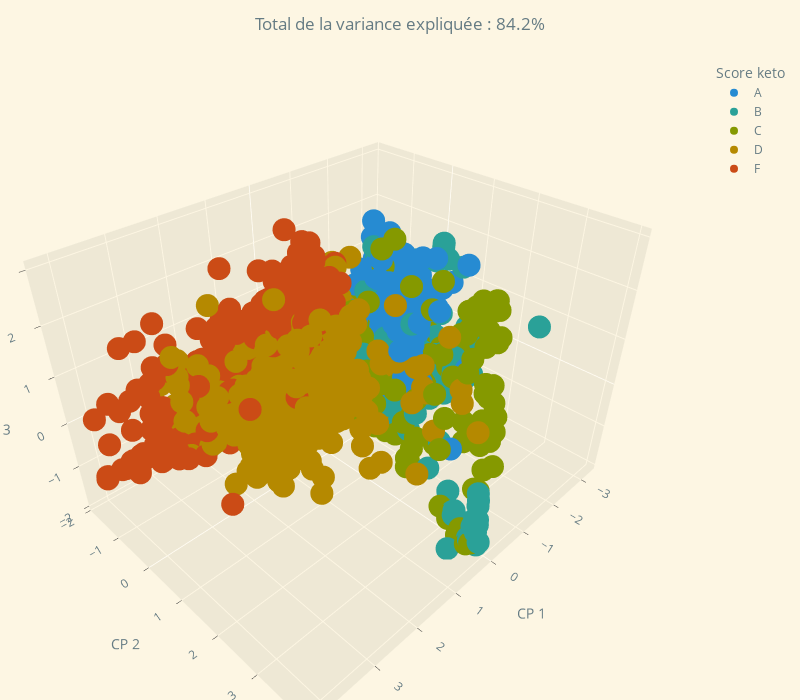

Notebook code cell kept with this figure:
### Code cell
num_per_ks_kept = 500
zcore_to_filter = 3
z_scores = stats.zscore(
    pca_df[["principal_component_1", "principal_component_2", "principal_component_3"]]
)
abs_z_scores = np.abs(z_scores)
filt_entries = (abs_z_scores < zcore_to_filter).all(axis=1)
filt_pca_df = pca_df[filt_entries]
reduc_dfs = []

for keto_score in ["A", "B", "C", "D", "F"]:
    reduc_dfs.append(
        filt_pca_df.loc[filt_pca_df["keto_score"] == keto_score].sample(
            n=num_per_ks_kept
        )
    )

reduc_filt_pca_df = pd.concat(reduc_dfs, axis=0)

reduc_filt_pca_df.reset_index(drop=True, inplace=True)

plt.style.use("Solarize_Light2")

fig = px.scatter_3d(
    reduc_filt_pca_df,
    x="principal_component_1",
    y="principal_component_2",
    z="principal_component_3",
    color="keto_score",
    color_discrete_sequence=theme_clrs,
    opacity=1.0,
    template="ggplot2",
    title=f"Total de la variance expliquée : {round(sum(pca_ecr) * 100, 2)}%",
    width=800,
    height=700,
)

fig.update_layout(
    legend_title="Score keto",
    scene={
        "xaxis_title": "CP 1",
        "yaxis_title": "CP 2",
        "zaxis_title": "CP 3",
        "xaxis": {
            "backgroundcolor": plt.rcParams["axes.facecolor"],
            "gridcolor": plt.rcParams["grid.color"],
        },
        "yaxis": {
            "backgroundcolor": plt.rcParams["axes.facecolor"],
            "gridcolor": plt.rcParams["grid.color"],
        },
        "zaxis": {
            "backgroundcolor": plt.rcParams["axes.facecolor"],
            "gridcolor": plt.rcParams["grid.color"],
        },
    },
    margin={"l": 0, "r": 100, "b": 0, "t": 60},
    font={"color": plt.rcParams["axes.labelcolor"]},
    paper_bgcolor=plt.rcParams["grid.color"],
)
fig.show()
print(
    f"CP 1 and 2: {round((pca_ecr[0] + pca_ecr[1]) * 100, 2)}% of total variance.\n"
    + f"CP 1 and 3: {round((pca_ecr[0] + pca_ecr[2]) * 100, 2)}% of total variance.\n"
    + f"CP 2 and 3: {round((pca_ecr[1] + pca_ecr[2]) * 100, 2)}% of total variance."
)

### Figure 1 — Plotly figure (JSON) as saved in the notebook; plotly's stock layout.template omitted (floating-point values rounded to 4 significant figures; data arrays with more than 128 entries replaced by an {"elided": "..."} marker saying what was removed)
{"data": [{"hovertemplate": "keto_score=A<br>principal_component_1=%{x}<br>principal_component_2=%{y}<br>principal_component_3=%{z}<extra></extra>", "legendgroup": "A", "marker": {"color": "#268BD2", "opacity": 1, "symbol": "circle"}, "mode": "markers", "name": "A", "scene": "scene", "showlegend": true, "type": "scatter3d", "x": {"elided": "500 float values"}, "y": {"elided": "500 float values"}, "z": {"elided": "500 float values"}}, {"hovertemplate": "keto_score=B<br>principal_component_1=%{x}<br>principal_component_2=%{y}<br>principal_component_3=%{z}<extra></extra>", "legendgroup": "B", "marker": {"color": "#2AA198", "opacity": 1, "symbol": "circle"}, "mode": "markers", "name": "B", "scene": "scene", "showlegend": true, "type": "scatter3d", "x": {"elided": "500 float values"}, "y": {"elided": "500 float values"}, "z": {"elided": "500 float values"}}, {"hovertemplate": "keto_score=C<br>principal_component_1=%{x}<br>principal_component_2=%{y}<br>principal_component_3=%{z}<extra></extra>", "legendgroup": "C", "marker": {"color": "#859900", "opacity": 1, "symbol": "circle"}, "mode": "markers", "name": "C", "scene": "scene", "showlegend": true, "type": "scatter3d", "x": {"elided": "500 float values"}, "y": {"elided": "500 float values"}, "z": {"elided": "500 float values"}}, {"hovertemplate": "keto_score=D<br>principal_component_1=%{x}<br>principal_component_2=%{y}<br>principal_component_3=%{z}<extra></extra>", "legendgroup": "D", "marker": {"color": "#B58900", "opacity": 1, "symbol": "circle"}, "mode": "markers", "name": "D", "scene": "scene", "showlegend": true, "type": "scatter3d", "x": {"elided": "500 float values"}, "y": {"elided": "500 float values"}, "z": {"elided": "500 float values"}}, {"hovertemplate": "keto_score=F<br>principal_component_1=%{x}<br>principal_component_2=%{y}<br>principal_component_3=%{z}<extra></extra>", "legendgroup": "F", "marker": {"color": "#CB4B16", "opacity": 1, "symbol": "circle"}, "mode": "markers", "name": "F", "scene": "scene", "showlegend": true, "type": "scatter3d", "x": {"elided": "500 float values"}, "y": {"elided": "500 float values"}, "z": {"elided": "500 float values"}}], "layout": {"font": {"color": "#657b83"}, "height": 700, "legend": {"title": {"text": "Score keto"}, "tracegroupgap": 0}, "margin": {"b": 0, "l": 0, "r": 100, "t": 60}, "paper_bgcolor": "#fdf6e3", "scene": {"domain": {"x": [0, 1], "y": [0, 1]}, "xaxis": {"backgroundcolor": "#eee8d5", "gridcolor": "#fdf6e3", "title": {"text": "CP 1"}}, "yaxis": {"backgroundcolor": "#eee8d5", "gridcolor": "#fdf6e3", "title": {"text": "CP 2"}}, "zaxis": {"backgroundcolor": "#eee8d5", "gridcolor": "#fdf6e3", "title": {"text": "CP 3"}}}, "title": {"text": "Total de la variance expliquée : 84.2%"}, "width": 800}}
